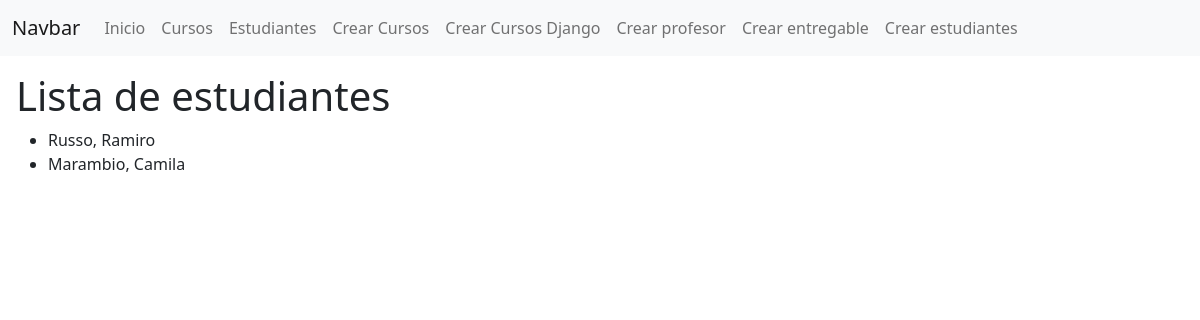
Before: /plataforma/listarestu/ with the older database file.
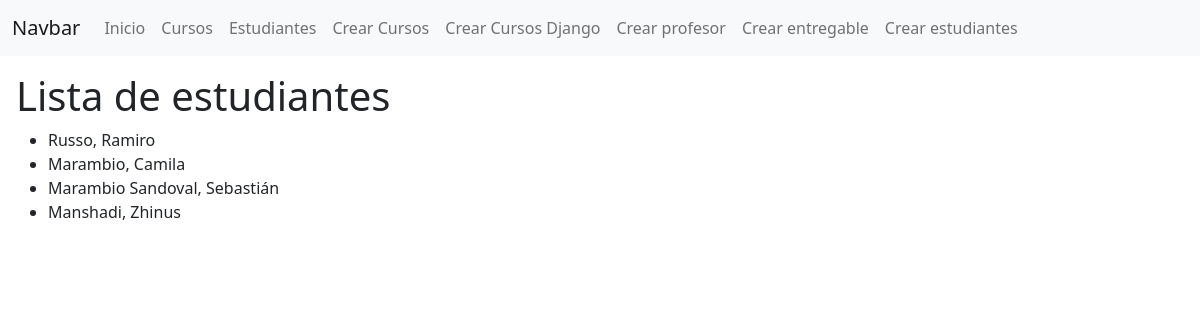
After: the same page with the newer database file.
### control_estudios/models.py (models this page shows, shortened)
class Estudiante(models.Model):
    nombre = models.CharField(max_length=256, )
    apellido = models.CharField(max_length=256)
    email = models.EmailField()
    telefono = models.CharField(max_length=20)
    dni = models.CharField(max_length=50)
    fecha_nacimiento = models.DateField()

### control_estudios/views.py (the view)
# urls.py: path("listarestu/", listar_estudiantes, name='estudiantes'),
def listar_estudiantes(request):
    contexto = {
        "estudiantes": Estudiante.objects.all(),
    }
    http_response = render(
        request=request,
        template_name="control_estudios/listar_estudiantes.html",
        context=contexto,
    )
    return http_response

### control_estudios/templates/control_estudios/listar_estudiantes.html
{% extends 'control_estudios/base.html' %}
{%block contenido %}
    <section class="m-3">
        <div>
            <h1>Lista de estudiantes</h1>
            <ul>
                {% for student in estudiantes %}
                    <li>{{student.apellido}}, {{student.nombre}}</li>
                {% endfor %}
{%endblock contenido %}

Changed rows visible on the page:
added Estudiante: apellido "Marambio Sandoval", nombre "Sebastián"
added Estudiante: apellido "Manshadi", nombre "Zhinus"
